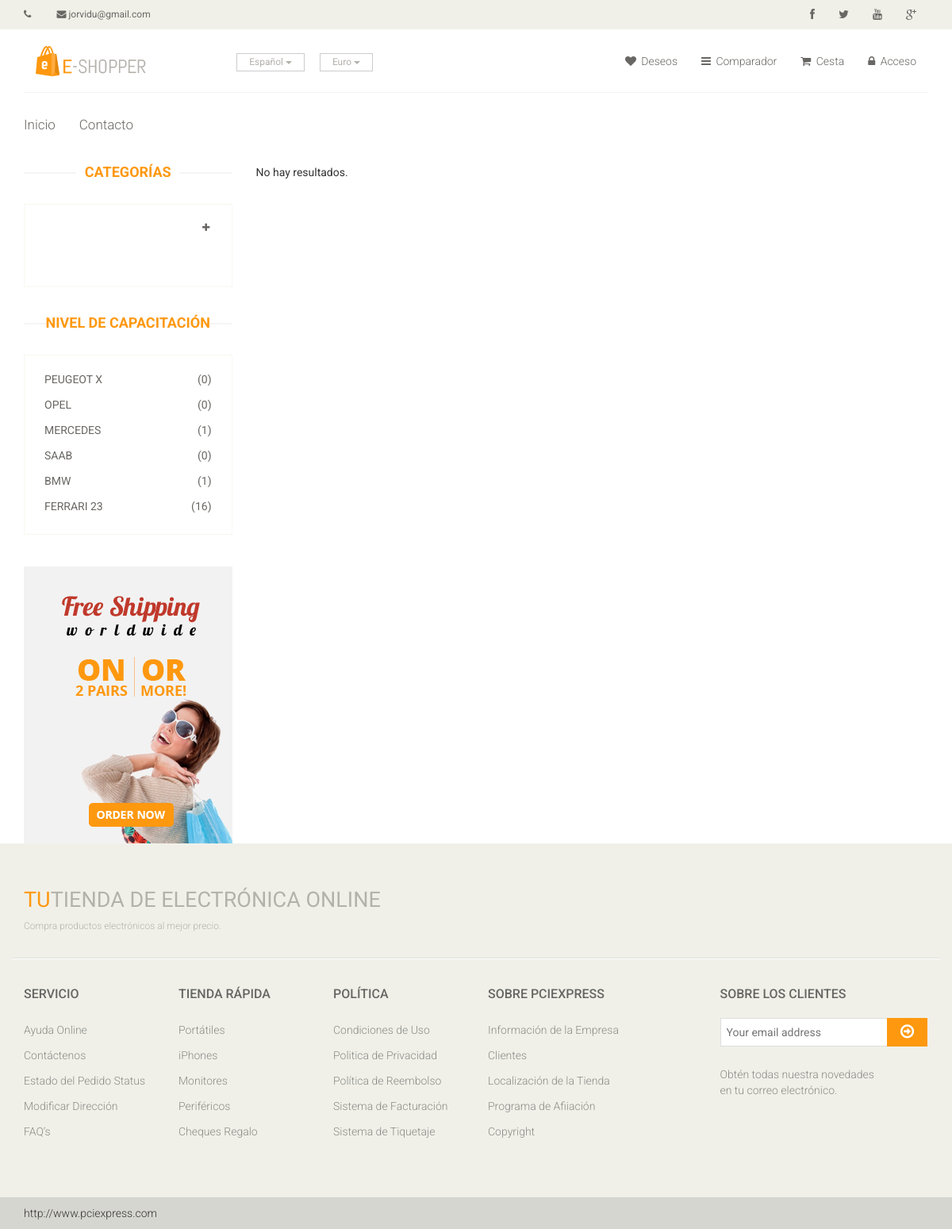
Screenshot of /categoria.php with the database file from the repository.
### tables this page shows
CREATE TABLE IF NOT EXISTS `tblidioma` (
  `idIdioma` int(11) NOT NULL AUTO_INCREMENT,
  `strIdioma` varchar(20) NOT NULL,
  PRIMARY KEY (`idIdioma`)
);

CREATE TABLE IF NOT EXISTS `tblmoneda` (
  `idMoneda` int(11) NOT NULL AUTO_INCREMENT,
  `strNombre` varchar(50) NOT NULL,
  `dblValor` double NOT NULL,
  `intPrincipal` int(11) NOT NULL,
  `strSimbolo` varchar(10) NOT NULL,
  PRIMARY KEY (`idMoneda`)
);

CREATE TABLE IF NOT EXISTS `tblcategoria` (
  `idCategoria` int(11) NOT NULL AUTO_INCREMENT,
  `strNombre` varchar(50) NOT NULL,
  `strSEO` varchar(50) NOT NULL,
  `intEstado` int(11) NOT NULL,
  `refPadre` int(11) NOT NULL,
  `intOrden` int(11) NOT NULL,
  `intPrincipal` int(11) NOT NULL DEFAULT '0',
  PRIMARY KEY (`idCategoria`)
);

CREATE TABLE IF NOT EXISTS `tblmarca` (
  `idMarca` int(11) NOT NULL AUTO_INCREMENT,
  `strMarca` varchar(50) NOT NULL,
  `intOrden` int(11) NOT NULL,
  `intEstado` int(11) NOT NULL,
  PRIMARY KEY (`idMarca`)
);

### includes/menuizquierda.php (the view, shortened to what this page needs)
<?php
$query_DatosConsultaCategorias = sprintf("SELECT * FROM tblcategoria WHERE refPadre=0 AND intEstado=1 ORDER BY intOrden ASC");
$DatosConsultaCategorias = mysqli_query($con,  $query_DatosConsultaCategorias) or die(mysqli_error($con));
$row_DatosConsultaCategorias = mysqli_fetch_assoc($DatosConsultaCategorias);
?>
<div class="left-sidebar">
	<h2><?php echo _T8;?></h2>
	<div class="panel-group category-products" id="accordian">
	<?php
		$solapa="apertura";
		$contador=1;
			do {
				$solapaapertura=$solapa.$contador;
		?>
		<div class="panel panel-default">
		<?php if (TieneSubcategorias($row_DatosConsultaCategorias["idCategoria"]))
		{?>
			<div class="panel-heading">
				<h4 class="panel-title">
					<a data-toggle="collapse" data-parent="#accordian" href="#<?php echo $solapaapertura;?>">
						<span class="badge pull-right"><i class="fa fa-plus"></i></span>
					</a>
				</h4>
			</div>
		<?php }
		else
		{?>
		<div class="panel-heading">
			</div>
		<?php }?></div>
<?php
			$contador=$contador+1;
			} while ($row_DatosConsultaCategorias = mysqli_fetch_assoc($DatosConsultaCategorias)); ?>
						</div>
						<?php
$query_DatosConsultaMarcas = sprintf("SELECT * FROM tblmarca WHERE intEstado=1 ORDER BY intOrden ASC");
$DatosConsultaMarcas = mysqli_query($con,  $query_DatosConsultaMarcas) or die(mysqli_error($con));
$row_DatosConsultaMarcas = mysqli_fetch_assoc($DatosConsultaMarcas);
?>
<?php if (_marcas==1){?>
						<div class="brands_products">
							<h2><?php echo _T9;?></h2>
							<div class="brands-name">
								<ul class="nav nav-pills nav-stacked">
								<?php
			do {
				?>
									<li><a href="categoria.php?marca=<?php echo $row_DatosConsultaMarcas["idMarca"];?>"> <span class="pull-right">(<?php echo CochesporMarca($row_DatosConsultaMarcas["idMarca"]);?>)</span><?php echo $row_DatosConsultaMarcas["strMarca"];?></a></li>
		<?php
			} while ($row_DatosConsultaMarcas = mysqli_fetch_assoc($DatosConsultaMarcas)); ?>
								</ul>
							</div>
						</div>
						<?php }?>
						<div class="shipping text-center">
							<img src="images/home/shipping.jpg" alt="" />
						</div>
					</div>

### includes/funciones.php (shortened to what this page needs)
<?php
switch (_idiomaactual) {
    case 1:
		if (is_file("includes/languages/1.php"))  include("includes/languages/1.php");
		break;
}
if (!function_exists("GetSQLValueString")) {
function GetSQLValueString($theValue, $theType, $theDefinedValue = "", $theNotDefinedValue = "")
{
  global $con;
  $theValue = function_exists("mysqli_real_escape_string") ? mysqli_real_escape_string($con, $theValue) : mysqli_escape_string($con,$theValue);
  switch ($theType) {
    case "text":
      $theValue = ($theValue != "") ? "'" . $theValue . "'" : "NULL";
      break;
    case "long":
    case "int":
      $theValue = ($theValue != "") ? intval($theValue) : "NULL";
      break;
  }
  return $theValue;
}
}
			?>
			<?php
function TieneSubcategorias($padre)
{
	global $con;
	$query_ConsultaFuncion = sprintf("SELECT * FROM tblcategoria WHERE refPadre = %s AND intEstado=1",
		 GetSQLValueString($padre, "text"));
	$ConsultaFuncion = mysqli_query($con,  $query_ConsultaFuncion) or die(mysqli_error($con));
	$totalRows_ConsultaFuncion = mysqli_num_rows($ConsultaFuncion);
	if ($totalRows_ConsultaFuncion>0)
		return true;
	else
		return false;
}
			?>
			<?php
function CochesporMarca($marca)
{
	global $con;
	$query_ConsultaFuncion = sprintf("SELECT COUNT(idProducto) AS Total FROM tblproducto WHERE refMarca = %s ",
	   GetSQLValueString($marca, "int"));
	$ConsultaFuncion = mysqli_query($con,  $query_ConsultaFuncion) or die(mysqli_error($con));
	$row_ConsultaFuncion = mysqli_fetch_assoc($ConsultaFuncion);
	return $row_ConsultaFuncion["Total"];
}
			?>
			<?php
function BloqueMonedas()
{
	global $con;
	$query_ConsultaFuncion = sprintf("SELECT * FROM tblmoneda WHERE idMoneda=%s ", $_SESSION["monedaactiva"]);
	$ConsultaFuncion = mysqli_query($con,  $query_ConsultaFuncion) or die(mysqli_error($con));
	$row_ConsultaFuncion = mysqli_fetch_assoc($ConsultaFuncion);
	?>
	<div class="btn-group">
	<button type="button" class="btn btn-default dropdown-toggle usa" data-toggle="dropdown">
	<?php echo $row_ConsultaFuncion["strNombre"];?>
	<span class="caret"></span>
</button>
	</div>
	<?php
}
		?>
					  <?php
function BloqueIdiomas()
{
	global $con;
		$query_ConsultaFuncion = sprintf("SELECT * FROM tblidioma WHERE idIdioma =  "._idiomaactual);
		$ConsultaFuncion = mysqli_query($con,  $query_ConsultaFuncion) or die(mysqli_error($con));
		$row_ConsultaFuncion = mysqli_fetch_assoc($ConsultaFuncion);
	?>
	<div class="btn-group">
	<button type="button" class="btn btn-default dropdown-toggle usa" data-toggle="dropdown">
	<?php echo $row_ConsultaFuncion["strIdioma"];?>
	<span class="caret"></span>
</button>
	</div>
	<?php
}
	?>

### css/main.css (style rules this page uses)
body { font-family: 'Roboto', sans-serif; background:; position: relative; font-weight:400px; }
ul li { list-style: none; }
a { -webkit-transition: 300ms; -moz-transition: 300ms; -o-transition: 300ms; transition: 300ms; }
h1, h2, h3, h4, h5, h6 { font-family: 'Roboto', sans-serif; }
.usa { border-radius: 0; color: #B4B1AB; font-size: 12px; margin-right: 20px; padding: 2px 15px; margin-top: 10px; }
.category-products { border: 1px solid #F7F7F0; margin-bottom: 35px; padding-bottom: 20px; padding-top: 15px; }
.left-sidebar h2, .brands_products h2 { color: #FE980F; font-family: 'Roboto', sans-serif; font-size: 18px; font-weight: 700; margin: 0 auto 30px; text-align: center; text-transform: uppercase; position: relative; z-index:3; }
.left-sidebar h2:after, h2.title:after { content: " "; position: absolute; border: 1px solid #f5f5f5; bottom:8px; left: 0; width: 100%; height: 0; z-index: -2; }
.left-sidebar h2:before { content: " "; position: absolute; background: #fff; bottom: -6px; width: 130px; height: 30px; z-index: -1; left: 50%; margin-left: -65px; }
.category-products .panel { background-color: #FFFFFF; border: 0px; border-radius: 0px; box-shadow:none; margin-bottom: 0px; }
.category-products .panel-default .panel-heading { background-color: #FFFFFF; border: 0 none; color: #FFFFFF; padding: 5px 20px; }
.category-products .panel-default .panel-heading .panel-title a { color: #696763; font-family: 'Roboto', sans-serif; font-size: 14px; text-decoration: none; text-transform: uppercase; }
.category-products .badge { background:none; border-radius: 10px; color: #696763; display: inline-block; font-size: 12px; font-weight: bold; line-height: 1; min-width: 10px; padding: 3px 7px; text-align: center; vertical-align: baseline; white-space: nowrap; }
.brands-name { border: 1px solid #F7F7F0; padding-bottom: 20px; padding-top: 15px; }
.brands-name .nav-stacked li a { background-color: #FFFFFF; color: #696763; font-family: 'Roboto', sans-serif; font-size: 14px; padding: 5px 25px; text-decoration: none; text-transform: uppercase; }
.shipping { background-color: #F2F2F2; margin-top: 40px; overflow: hidden; padding-top: 20px; position: relative; }

### rows the page displays
tblidioma: strIdioma "Español"
tblmoneda: strNombre "Euro"
tblmarca: idMarca "0", strMarca "PEUGEOT X"
tblmarca: idMarca "0", strMarca "OPEL"
tblmarca: idMarca "1", strMarca "MERCEDES"
tblmarca: idMarca "0", strMarca "SAAB"
tblmarca: idMarca "1", strMarca "BMW"
tblmarca: idMarca "16", strMarca "FERRARI 23"

### other values shown
_email "jorvidu@gmail.com"
_T3 "Deseos"
_T4 "Comparador"
_T5 "Cesta"
_T6 "Acceso"
_T1 "Inicio"
_T2 "Contacto"
_T8 "CATEGORÍAS"
_T9 "NIVEL DE CAPACITACIÓN"
_T19 "No hay resultados."
